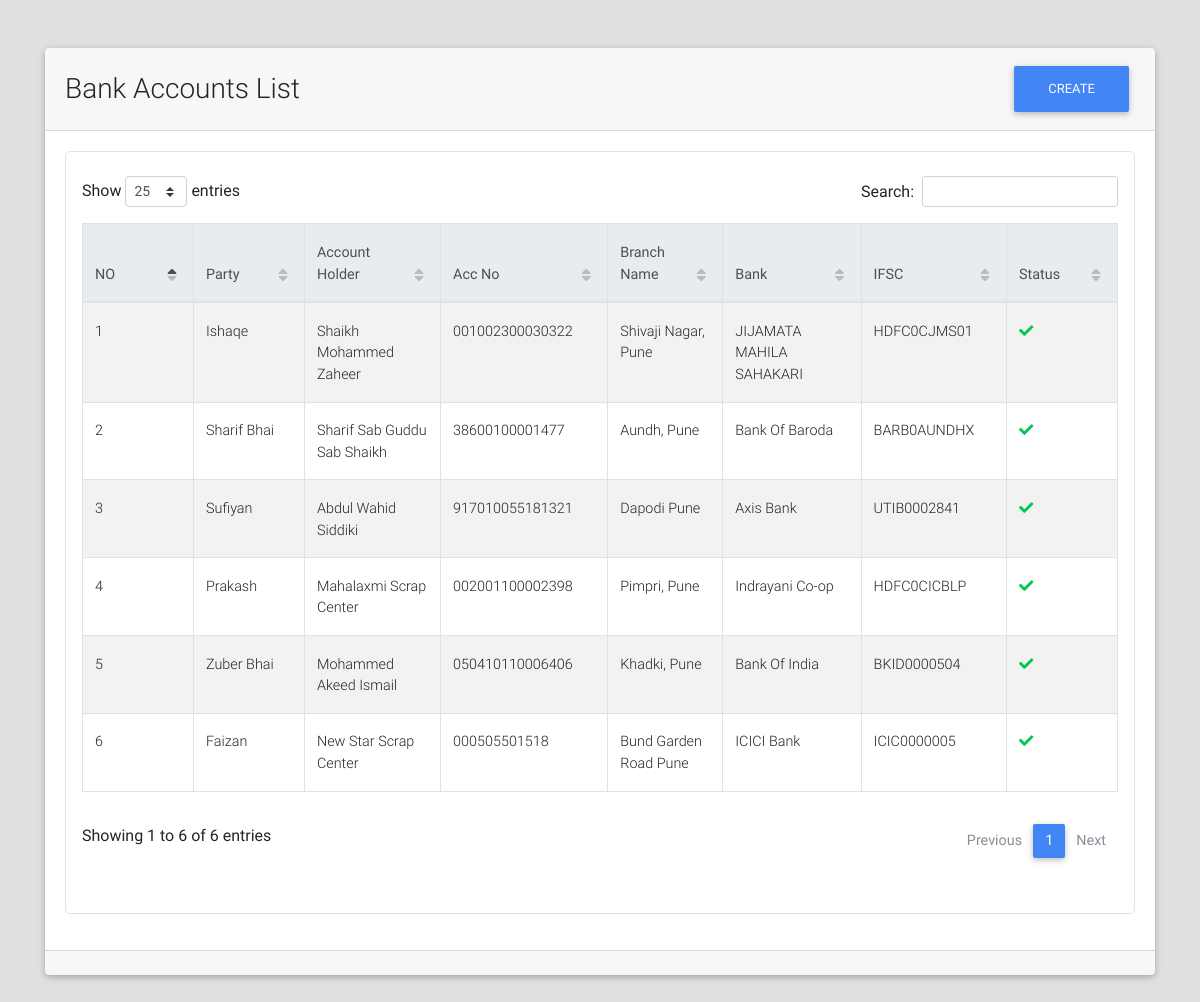
/bank_accounts/list/, run on an earlier commit of the app's database.
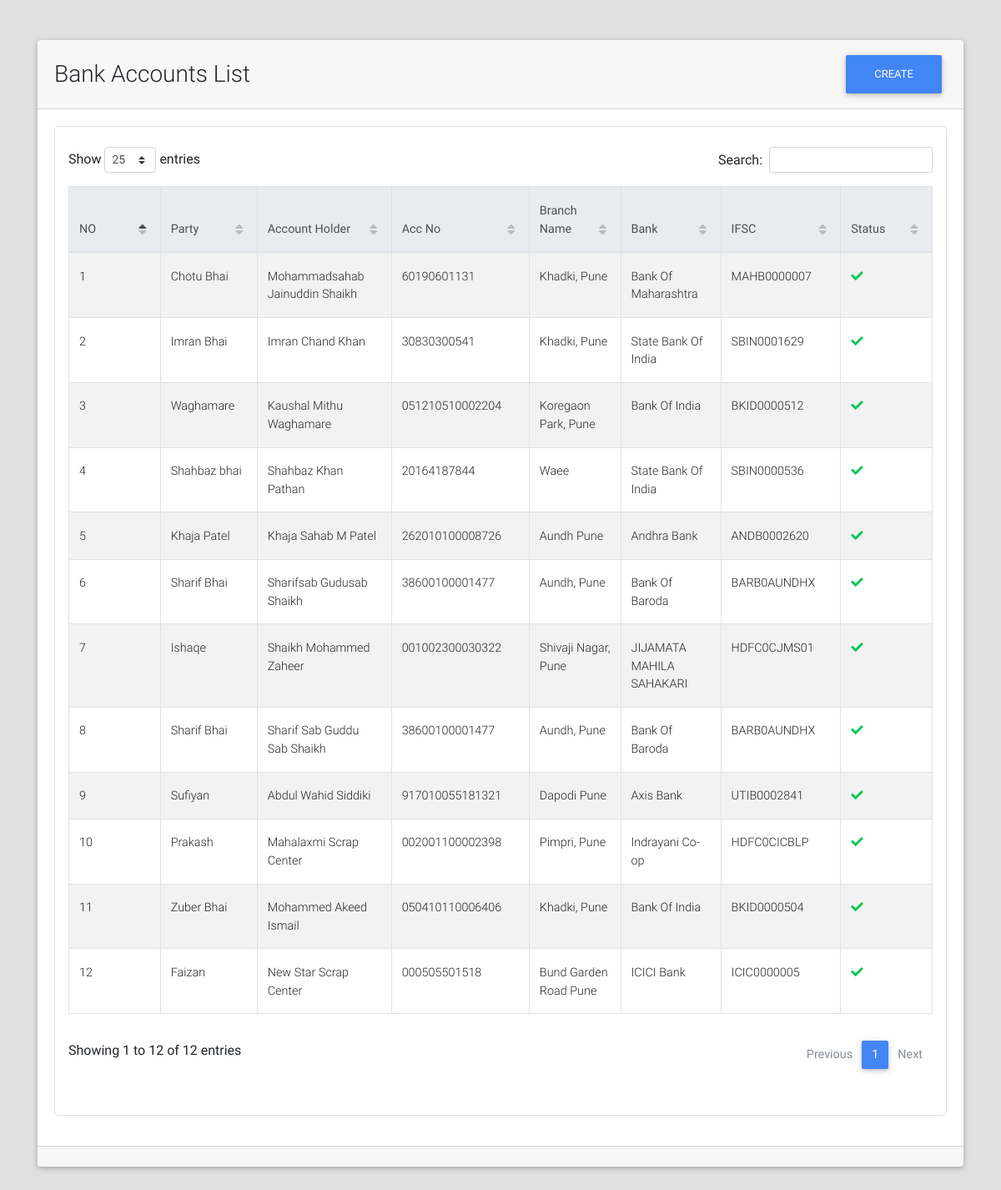
And on a later commit of the database.
### bank_accounts/models.py (models this page shows, shortened)
class BankAccount(models.Model):
    party = models.ForeignKey("parties.Party", on_delete=models.CASCADE)
    amount_limit = models.DecimalField(max_digits=9, decimal_places=2, default=Decimal(1000000), editable=False)
    account_holder = models.CharField(max_length=128)
    acc_no = models.CharField(max_length=32)
    ifsc_code = models.CharField(max_length=11, validators=[MinLengthValidator(limit_value=11)])
    bank_name = models.CharField(max_length=64)
    branch_name = models.CharField(max_length=64, blank=True)
    is_active = models.BooleanField(default=True)

### parties/models.py (models this page shows, shortened)
class Party(models.Model):
    RATE_TYPE_CHOICES = (("GR", "Group Rate"), ("IR", "Individual Rate"))
    rate_type = models.CharField(max_length=2, choices=RATE_TYPE_CHOICES)
    rate_group = models.ForeignKey("rates.RateGroup", on_delete=models.PROTECT, blank=True, null=True)
    name = models.CharField(max_length=128)
    party_code = models.CharField(max_length=32, blank=True)
    address = models.TextField(blank=True)
    phone = models.CharField(max_length=13)
    whatsapp = models.CharField(max_length=13, blank=True)
    email = models.EmailField(blank=True, null=True)
    extra_info = models.TextField(blank=True)
    is_wallet_party = models.BooleanField(default=False)
    is_active = models.BooleanField(default=True)
    @property
    def get_display_text(self):
        return self.name
    class Meta:
        verbose_name = "Party"
        verbose_name_plural = "Parties"

### bank_accounts/views.py (the view)
class BankAccListView(ListView, LoginRequiredMixin):
    template_name = "bank_accounts/list.html"
    model = BankAccount
    context_object_name = "bank_accounts"
    ordering = "-id"

### portal/templates/bank_accounts/list.html (shortened to what this page needs)
{% extends "portal/base.html" %}
{% load crispy_forms_tags %}
{% load static %}
{% block custom_links %}
    <link href="{% static "css/addons/datatables.min.css" %}" rel="stylesheet">
    <link href="{% static "css/addons/datatables-select.min.css" %}" rel="stylesheet">
{% endblock %}
{% block content %}
    <br><br>
    <div class="container">
        <div class="card">
            <div class="card-header">
                <div class="row">
                    <div class="col-lg-9 m-auto">
                        <h3 class="m-auto">Bank Accounts List</h3>
                    </div>
                    <div class="col-lg-3">
                        <a class="float-right" href="{% url "bank_accounts:add" %}"><button class="btn btn-primary">Create</button></a>
                    </div>
                </div>
            </div>
            <div class="card-body">
                 <div class="table p-3 border" style="border-radius: 5px">
                     <table id="dt-basic-checkbox" class="table table-striped table-bordered" cellspacing="0" width="100%">
                         <thead class="thead-light">
                            <th class="th-sm">NO</th>
                            <th class="th-sm">Party</th>
                            <th class="th-sm">Account Holder</th>
                            <th class="th-sm">Acc No</th>
                            <th class="th-sm">Branch Name</th>
                            <th class="th-sm">Bank</th>
                            <th class="th-sm">IFSC</th>
                            <th class="th-sm">Status</th>
                         </thead>
                         <tbody>
                             {% if bank_accounts %}
                                 {% for bank_account in bank_accounts %}
                                     <tr>
                                        <td>{{ forloop.counter }}</td>
                                        <td>{{ bank_account.party.get_display_text }}</td>
                                        <td>{{ bank_account.account_holder }}</td>
                                        <td>{{ bank_account.acc_no }}</td>
                                        <td>{{ bank_account.branch_name }}</td>
                                        <td>{{ bank_account.bank_name }}</td>
                                        <td>{{ bank_account.ifsc_code }}</td>
                                        <td>
                                            {% if bank_account.is_active %}
                                                <i class="fa fa-check text-success"></i>
                                            {% else %}
                                                <i class="fa fa-times text-danger"></i>
                                            {% endif %}
                                        </td>
                                     </tr>
                                 {% endfor %}
                             {% else %}
                                 <span class="text-black-50 font-weight-bold">No Bank_Accounts Found</span>
                             {% endif %}
                         </tbody>
                    </table>
                 </div>
            </div>
            <div class="card-footer">
            </div>
        </div>
    </div>
{% endblock %}

### portal/templates/portal/base.html (shortened to what this page needs)
{% load static %}
<!DOCTYPE html>
<html lang="en">
<head>
    <link rel="stylesheet" href="https://use.fontawesome.com/releases/v5.8.2/css/all.css">
    <link href="{% static "css/bootstrap.min.css" %}" rel=  "stylesheet">
    <link href="{% static "css/mdb.min.css" %}" rel="stylesheet">
    <link href="{% static "css/style.css" %}" rel="stylesheet">
    {% block custom_links %}
    {% endblock %}
</head>
<body style="background-color: #e0e0e0!important;">
    {% block content %}
    {% endblock %}
    <br><br><br>
</body>
</html>

What changed in the data, as far as the page shows it:
added BankAccount: party.get_display_text "Chotu Bhai", account_holder "Mohammadsahab Jainuddin Shaikh", acc_no "60190601131", branch_name "Khadki, Pune", bank_name "Bank Of Maharashtra", ifsc_code "MAHB0000007", is_active True (drawn)
added BankAccount: party.get_display_text "Imran Bhai", account_holder "Imran Chand Khan", acc_no "30830300541", branch_name "Khadki, Pune", bank_name "State Bank Of India", ifsc_code "SBIN0001629", is_active True (drawn)
added BankAccount: party.get_display_text "Waghamare", account_holder "Kaushal Mithu Waghamare", acc_no "051210510002204", branch_name "Koregaon Park, Pune", bank_name "Bank Of India", ifsc_code "BKID0000512", is_active True (drawn)
added BankAccount: party.get_display_text "Shahbaz bhai", account_holder "Shahbaz Khan Pathan", acc_no "20164187844", branch_name "Waee", bank_name "State Bank Of India", ifsc_code "SBIN0000536", is_active True (drawn)
added BankAccount: party.get_display_text "Khaja Patel", account_holder "Khaja Sahab M Patel", acc_no "262010100008726", branch_name "Aundh Pune", bank_name "Andhra Bank", ifsc_code "ANDB0002620", is_active True (drawn)
added BankAccount: party.get_display_text "Sharif Bhai", account_holder "Sharifsab Gudusab Shaikh", acc_no "38600100001477", branch_name "Aundh, Pune", bank_name "Bank Of Baroda", ifsc_code "BARB0AUNDHX", is_active True (drawn)
Also different on the page:
text written by a page script: "Show entries Search: Showing 1 to 6 of 6 entries Previous 1 Next" → "Show entries Search: Showing 1 to 12 of 12 entries Previous 1 Next"
